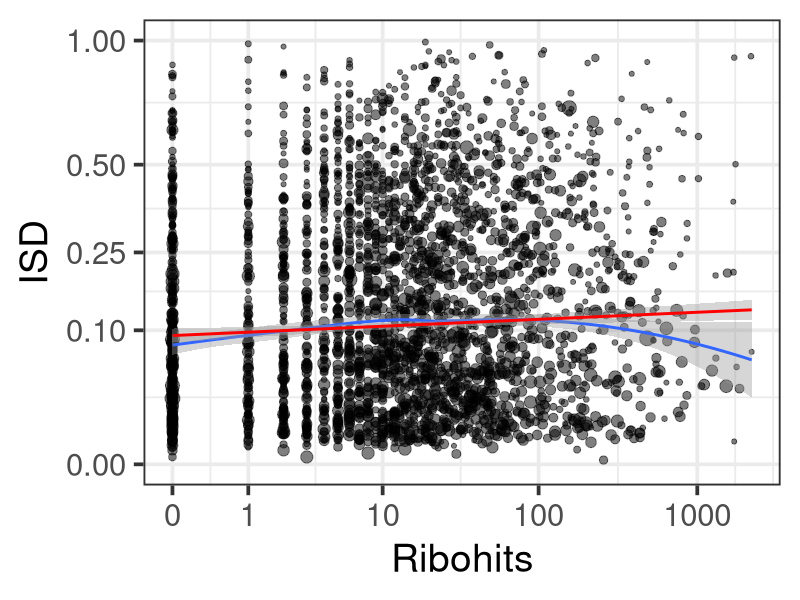
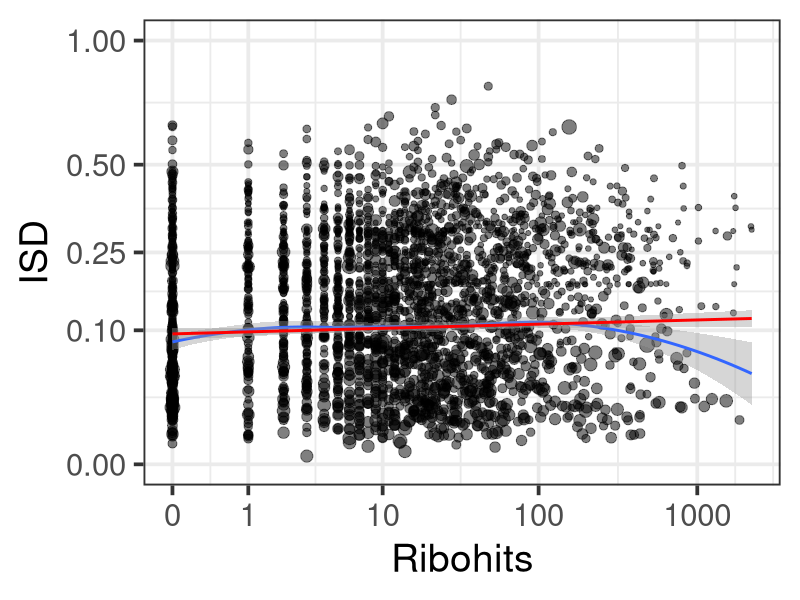
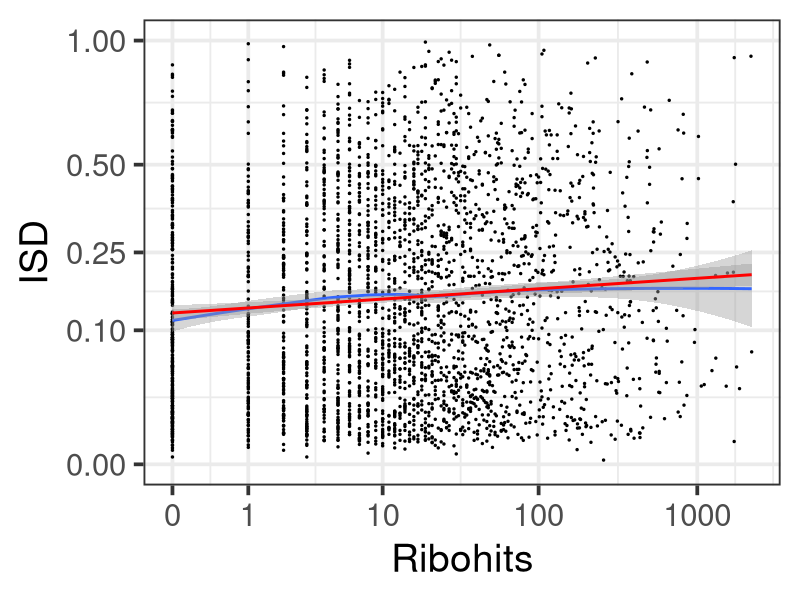
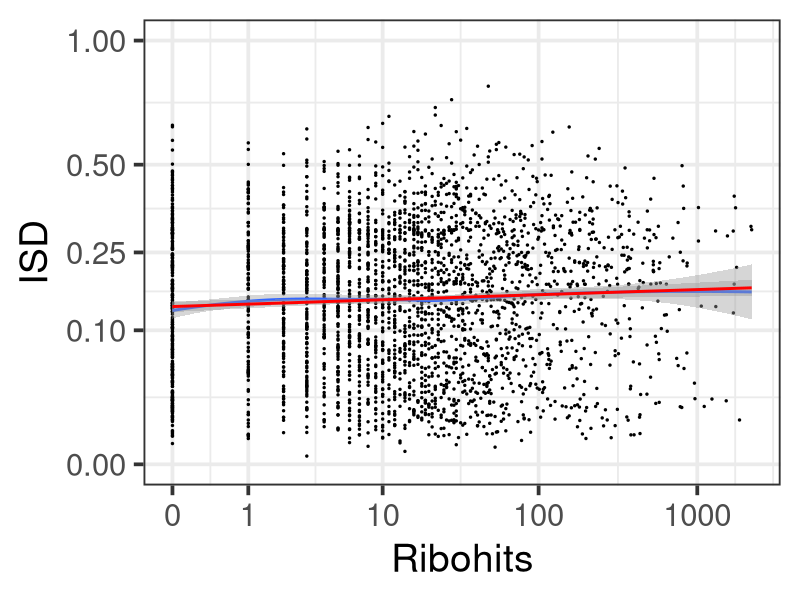
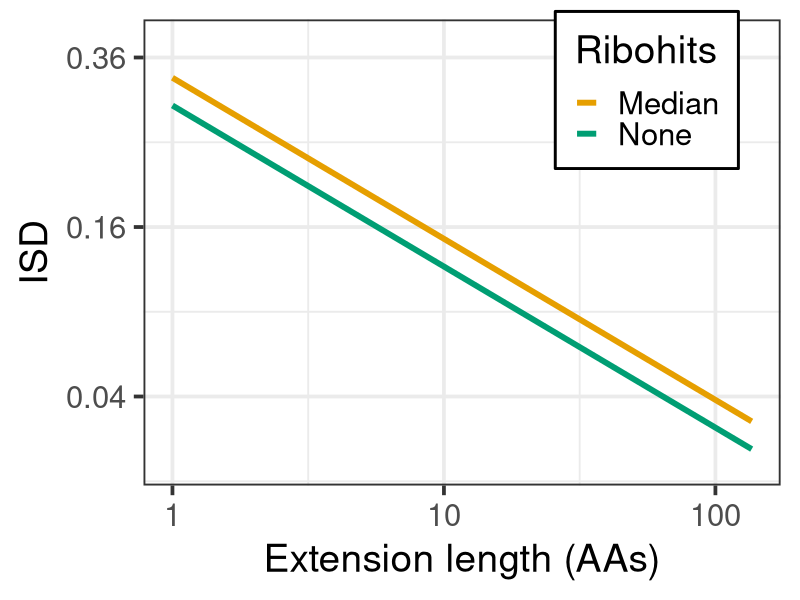
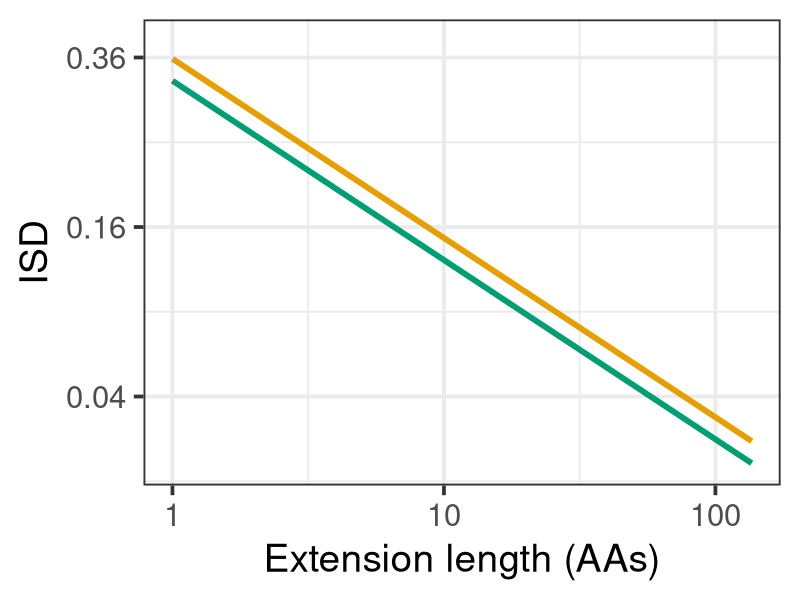

Write R code to recreate these figures, in order.
# Figure 5 code.

# Load ribohits data.
ribohits.data <- read.table("Data/ribohits_data_11-13-19.tab", header = T, sep = "\t", stringsAsFactors = F)

# Load packages.
library(tidyverse)
library(Hmisc)

# Turning ribohits into a factor.
ribohits.data$Ribohits.factor <- ifelse(ribohits.data$Ribohits.Binary == 1, "Yes", "No")
ribohits.data$Ribohits.factor <- factor(ribohits.data$Ribohits.factor, levels = c("Yes", "No"))

# Transforming ISD in frame.
ribohits.data$ISD.0.sqrt <- sqrt(ribohits.data$ISD.0.iupred2)

# Gather into ISD groups.
ribo.isd <-
  ribohits.data[ribohits.data$Fragile == 0,] %>%
  gather("ISD.0.sqrt", "ISD.grafted.sqrt", key = "Grafting", value = "ISD")

isd.data.weighted <- dplyr::group_by(ribo.isd, Grafting, Ribohits.factor) %>%
  dplyr::summarise(ISD.mean = wtd.mean(ISD, weights = Length.0, na.rm = T),
            ISD.sd = sqrt(wtd.var(ISD, weights = Length.0, na.rm = T)),
            ISD.N = length(ISD[!is.na(ISD)]),
            ISD.se = ISD.sd / sqrt(ISD.N))
isd.data.weighted$Grafting <- c("Original", "Original", "Grafted", "Grafted")
isd.data.weighted$Grafting <- factor(isd.data.weighted$Grafting, levels = c("Original", "Grafted"))
names(isd.data.weighted)[2] <- "Ribohits"

# Making figure 3 part A.
cbPalette <- c("#000000", "#E69F00", "#56B4E9", "#009E73", "#F0E442", "#0072B2", "#D55E00", "#CC79A7")

fig.5a.orig <- 
  ggplot(data = ribohits.data[ribohits.data$Fragile == 0,],
         aes(x = log10(Ribohits.summed + 0.5),
             y = ISD.0.sqrt,
             weight = Length.0 - 1,
             size = Length.0 - 1)
  ) +
  geom_point(alpha = 0.5) +
  geom_smooth(method = "loess") +
  geom_smooth(method = "lm", color = "red") +
  xlab("Ribohits") +
  ylab("ISD") +
  scale_y_continuous(limits = c(0, 1),
                     breaks = sqrt(c(0, 0.1, 0.25, 0.5, 1)),
                     labels = c("0.00", "0.10", "0.25", "0.50", "1.00")) +
  scale_x_continuous(breaks = log10(c(0.5, 1.5, 10.5, 100.5, 1000.5)),
                     labels = c(0, 1, 10, 100, 1000)) +
  theme_bw(base_size = 28) +
  theme(legend.position = "none")

#ggExtra::ggMarginal(fig.5a.orig, type = "histogram")
png(filename = "Scripts/Figures/ISD_0_weighted_loess_lm_1-23-20.png", width = 6, height = 6, units = "in", res = 350)
fig.5a.orig
dev.off()

# Part A grafted.
png(filename = "Scripts/Figures/ISD_g_weighted_loess_lm_1-23-20.png", width = 6, height = 6, units = "in", res = 350)
fig.5a.grafted <-
  ggplot(data = ribohits.data[ribohits.data$Fragile == 0,],
       aes(x = log10(Ribohits.summed + 0.5),
           y = ISD.grafted.sqrt,
           weight = Length.0 - 1,
           size = Length.0 - 1)
) +
  geom_point(alpha = 0.5) +
  geom_smooth(method = "loess") +
  geom_smooth(method = "lm", color = "red") +
  xlab("Ribohits") +
  ylab("ISD") +
  scale_y_continuous(limits = c(0, 1),
                     breaks = sqrt(c(0, 0.1, 0.25, 0.5, 1)),
                     labels = c("0.00", "0.10", "0.25", "0.50", "1.00")) +
  scale_x_continuous(breaks = log10(c(0.5, 1.5, 10.5, 100.5, 1000.5)),
                     labels = c(0, 1, 10, 100, 1000)) +
  theme_bw(base_size = 28) +
  theme(legend.position = "none")
#ggExtra::ggMarginal(fig.5a.grafted, type = "histogram")
fig.5a.grafted
dev.off()

# Part A unweighted.
fig.5a.orig.noweights <- 
  ggplot(data = ribohits.data[ribohits.data$Fragile == 0,],
         aes(x = log10(Ribohits.summed + 0.5),
             y = ISD.0.sqrt)
  ) +
  geom_point(size = 0.5) +
  geom_smooth(method = "loess") +
  geom_smooth(method = "lm", color = "red") +
  xlab("Ribohits") +
  ylab("ISD") +
  scale_y_continuous(limits = c(0, 1),
                     breaks = sqrt(c(0, 0.1, 0.25, 0.5, 1)),
                     labels = c("0.00", "0.10", "0.25", "0.50", "1.00")) +
  scale_x_continuous(breaks = log10(c(0.5, 1.5, 10.5, 100.5, 1000.5)),
                     labels = c(0, 1, 10, 100, 1000)) +
  theme_bw(base_size = 28)

png(filename = "Scripts/Figures/ISD_0_notweighted_loess_lm_1-22-20.png", width = 6, height = 6, units = "in", res = 350)
fig.5a.orig.noweights
dev.off()

# Part A grafted unweighted.
png(filename = "Scripts/Figures/ISD_g_notweighted_loess_lm_1-22-20.png", width = 6, height = 6, units = "in", res = 350)
fig.5a.grafted.noweights <-
  ggplot(data = ribohits.data[ribohits.data$Fragile == 0,],
         aes(x = log10(Ribohits.summed + 0.5),
             y = ISD.grafted.sqrt)
  ) +
  geom_point(size = 0.5) +
  geom_smooth(method = "loess") +
  geom_smooth(method = "lm", color = "red") +
  xlab("Ribohits") +
  ylab("ISD") +
  scale_y_continuous(limits = c(0, 1),
                     breaks = sqrt(c(0, 0.1, 0.25, 0.5, 1)),
                     labels = c("0.00", "0.10", "0.25", "0.50", "1.00")) +
  scale_x_continuous(breaks = log10(c(0.5, 1.5, 10.5, 100.5, 1000.5)),
                     labels = c(0, 1, 10, 100, 1000)) +
  theme_bw(base_size = 28)

fig.5a.grafted.noweights
dev.off()

# Making figure 3 part B.
names(ribohits.data)[19] <- "Ribohits"
isd.0.lm <- lm(data = ribohits.data[ribohits.data$Fragile == 0,],
               formula = ISD.0.sqrt ~ log10(Ribohits.summed + 0.5) + log10(Length.0),
               weights = (Length.0 - 1))
isd.0.summary <- summary(isd.0.lm)
AIC(isd.0.lm)
isd.0.lrt <- drop1(isd.0.lm, test = "Chisq")
isd.0.lrt$`Pr(>Chi)`

isd.g.lm <- lm(data = ribohits.data[ribohits.data$Fragile == 0,],
               formula = ISD.grafted.sqrt ~ log10(Ribohits.summed + 0.5) + log10(Length.0),
               weights = Length.0 - 1)
isd.g.summary <- summary(isd.g.lm)
AIC(isd.g.lm)
isd.g.lrt <- drop1(isd.g.lm, test = "Chisq")
isd.g.lrt$`Pr(>Chi)`

med.ribo <- log10(median(ribohits.data[ribohits.data$Fragile == 0,]$Ribohits.summed + 0.5, na.rm = T))
no.ribo <- log10(0.5)

png(filename = "Scripts/Figures/ISD0_Length0_ribo_12-8-19.png", width = 6, height = 6, units = "in", res = 350)
ggplot(data = ribohits.data[ribohits.data$Fragile == 0,],
       aes(x = log10(Length.0),
           y = sqrt(ISD.0.iupred2),
           color = Ribohits)) +
  stat_function(fun = function(x)isd.0.lm$coefficients[1]+isd.0.lm$coefficients[3]*x+no.ribo*isd.0.lm$coefficients[2],
                geom = "line", aes(color = "No"), size = 2) +
  stat_function(fun = function(x)isd.0.lm$coefficients[1]+isd.0.lm$coefficients[3]*x+med.ribo*isd.0.lm$coefficients[2],
                geom = "line", aes(color = "Yes"), size = 2) +
  xlab("Extension length (AAs)") +
  ylab("ISD") +
  scale_x_continuous(breaks = log10(c(1, 10, 100)),
                     labels = c(1, 10, 100)) +
  scale_y_continuous(breaks = sqrt(c(0.04, 0.16, 0.36)),
                     labels = c(0.04, 0.16, 0.36),
                     limits = c(0.12, 0.62)) +
  theme_bw(base_size = 28) +
  scale_color_manual(limits = c("Yes", "No"), labels = c("Median", "None"), values = cbPalette[c(2,4)]) +
  theme(legend.position = c(0.79, 0.8485),
        legend.background = element_rect(fill = "white", size = 1, linetype = "solid", color = "black"))
dev.off()

png(filename = "Scripts/Figures/ISDg_Length0_ribo_12-8-19.png", width = 6, height = 6, units = "in", res = 350)
ggplot(data = ribohits.data[ribohits.data$Fragile == 0,],
       aes(x = log10(Length.0),
           y = ISD.grafted.sqrt,
           color = Ribohits)) +
  stat_function(fun = function(x)isd.g.lm$coefficients[1]+isd.g.lm$coefficients[3]*x+no.ribo*isd.0.lm$coefficients[2],
                geom = "line", aes(color = "No"), size = 2) +
  stat_function(fun = function(x)isd.g.lm$coefficients[1]+isd.g.lm$coefficients[3]*x+med.ribo*isd.g.lm$coefficients[2],
                geom = "line", aes(color = "Yes"), size = 2) +
  xlab("Extension length (AAs)") +
  ylab("ISD") +
  scale_x_continuous(breaks = log10(c(1, 10, 100)),
                     labels = c(1, 10, 100)) +
  scale_y_continuous(breaks = sqrt(c(0.04, 0.16, 0.36)),
                     labels = c(0.04, 0.16, 0.36),
                     limits = c(0.12, 0.62)) +
  theme_bw(base_size = 28) +
  scale_color_manual(limits = c("Yes", "No"), labels = c("Median", "None"), values = cbPalette[c(2,4)]) +
  theme(legend.position = "none")
dev.off()

# Unweighted and weighted regressions for R2, and pseudo-R2.
isd.0.nolength.noweights.lm <- lm(data = ribohits.data[ribohits.data$Fragile == 0,],
               formula = ISD.0.sqrt ~ log10(Ribohits.summed + 0.5))
isd.0.nolength.noweights.lm.summary <- summary(isd.0.nolength.noweights.lm)
isd.0.nolength.noweights.lm.summary

isd.g.nolength.noweights.lm <- lm(data = ribohits.data[ribohits.data$Fragile == 0,],
               formula = ISD.grafted.sqrt ~ log10(Ribohits.summed + 0.5))
isd.g.nolength.noweights.summary <- summary(isd.g.nolength.noweights.lm)
isd.g.nolength.noweights.summary

isd.0.nolength.lm <- lm(data = ribohits.data[ribohits.data$Fragile == 0,],
                                  formula = ISD.0.sqrt ~ log10(Ribohits.summed + 0.5),
                        weights = Length.0 - 1)
isd.0.nolength.lm.summary <- summary(isd.0.nolength.lm)
isd.0.nolength.lm.summary

isd.g.nolength.lm <- lm(data = ribohits.data[ribohits.data$Fragile == 0,],
                                  formula = ISD.grafted.sqrt ~ log10(Ribohits.summed + 0.5),
                        weights = Length.0 - 1)
isd.g.nolength.summary <- summary(isd.g.nolength.lm)
isd.g.nolength.summary

isd.0.summary
isd.g.summary

isd.0.noweights.lm <- lm(data = ribohits.data[ribohits.data$Fragile == 0,],
                                  formula = ISD.0.sqrt ~ log10(Ribohits.summed + 0.5) + log10(Length.0))
isd.0.noweights.lm.summary <- summary(isd.0.noweights.lm)
isd.0.noweights.lm.summary

isd.g.noweights.lm <- lm(data = ribohits.data[ribohits.data$Fragile == 0,],
                                  formula = ISD.grafted.sqrt ~ log10(Ribohits.summed + 0.5) + log10(Length.0))
isd.g.noweights.summary <- summary(isd.g.noweights.lm)
isd.g.noweights.summary

isd.0.length.lm <- lm(data = ribohits.data[ribohits.data$Fragile == 0,],
                      formula = ISD.0.sqrt ~ log10(Length.0),
                      weights = Length.0 - 1)
summary(isd.0.length.lm)

isd.g.length.lm <- lm(data = ribohits.data[ribohits.data$Fragile == 0,],
                      formula = ISD.grafted.sqrt ~ log10(Length.0),
                      weights = Length.0 - 1)
summary(isd.g.length.lm)
